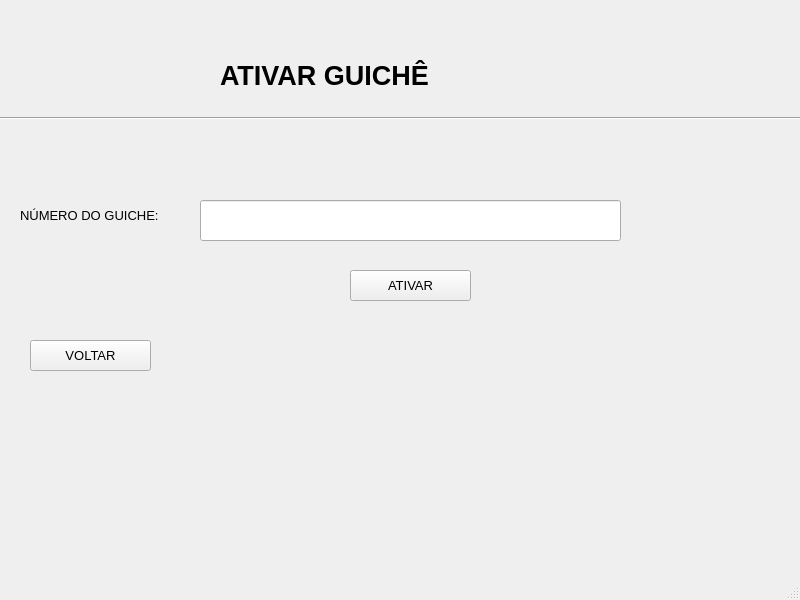
<?xml version="1.0" encoding="UTF-8"?>
<ui version="4.0">
 <class>MainWindow</class>
 <widget class="QMainWindow" name="MainWindow">
  <property name="geometry">
   <rect>
    <x>0</x>
    <y>0</y>
    <width>800</width>
    <height>600</height>
   </rect>
  </property>
  <property name="font">
   <font>
    <pointsize>10</pointsize>
   </font>
  </property>
  <property name="windowTitle">
   <string>MainWindow</string>
  </property>
  <property name="animated">
   <bool>true</bool>
  </property>
  <widget class="QWidget" name="centralwidget">
   <widget class="QLabel" name="label">
    <property name="geometry">
     <rect>
      <x>220</x>
      <y>50</y>
      <width>471</width>
      <height>51</height>
     </rect>
    </property>
    <property name="font">
     <font>
      <pointsize>20</pointsize>
      <weight>75</weight>
      <bold>true</bold>
     </font>
    </property>
    <property name="frameShape">
     <enum>QFrame::NoFrame</enum>
    </property>
    <property name="text">
     <string>ATIVAR GUICHÊ</string>
    </property>
    <property name="textFormat">
     <enum>Qt::AutoText</enum>
    </property>
    <property name="alignment">
     <set>Qt::AlignLeading|Qt::AlignLeft|Qt::AlignVCenter</set>
    </property>
   </widget>
   <widget class="QPushButton" name="pushButton">
    <property name="geometry">
     <rect>
      <x>350</x>
      <y>270</y>
      <width>121</width>
      <height>31</height>
     </rect>
    </property>
    <property name="text">
     <string>ATIVAR</string>
    </property>
   </widget>
   <widget class="QPushButton" name="pushButton_2">
    <property name="geometry">
     <rect>
      <x>30</x>
      <y>340</y>
      <width>121</width>
      <height>31</height>
     </rect>
    </property>
    <property name="text">
     <string>VOLTAR</string>
    </property>
   </widget>
   <widget class="Line" name="line">
    <property name="geometry">
     <rect>
      <x>0</x>
      <y>110</y>
      <width>801</width>
      <height>16</height>
     </rect>
    </property>
    <property name="orientation">
     <enum>Qt::Horizontal</enum>
    </property>
   </widget>
   <widget class="QLineEdit" name="lineEdit">
    <property name="geometry">
     <rect>
      <x>200</x>
      <y>200</y>
      <width>421</width>
      <height>41</height>
     </rect>
    </property>
   </widget>
   <widget class="QLabel" name="label_2">
    <property name="geometry">
     <rect>
      <x>20</x>
      <y>190</y>
      <width>171</width>
      <height>51</height>
     </rect>
    </property>
    <property name="text">
     <string>NÚMERO DO GUICHE:</string>
    </property>
   </widget>
  </widget>
  <widget class="QMenuBar" name="menubar">
   <property name="geometry">
    <rect>
     <x>0</x>
     <y>0</y>
     <width>800</width>
     <height>26</height>
    </rect>
   </property>
  </widget>
  <widget class="QStatusBar" name="statusbar"/>
 </widget>
 <resources/>
 <connections/>
</ui>
